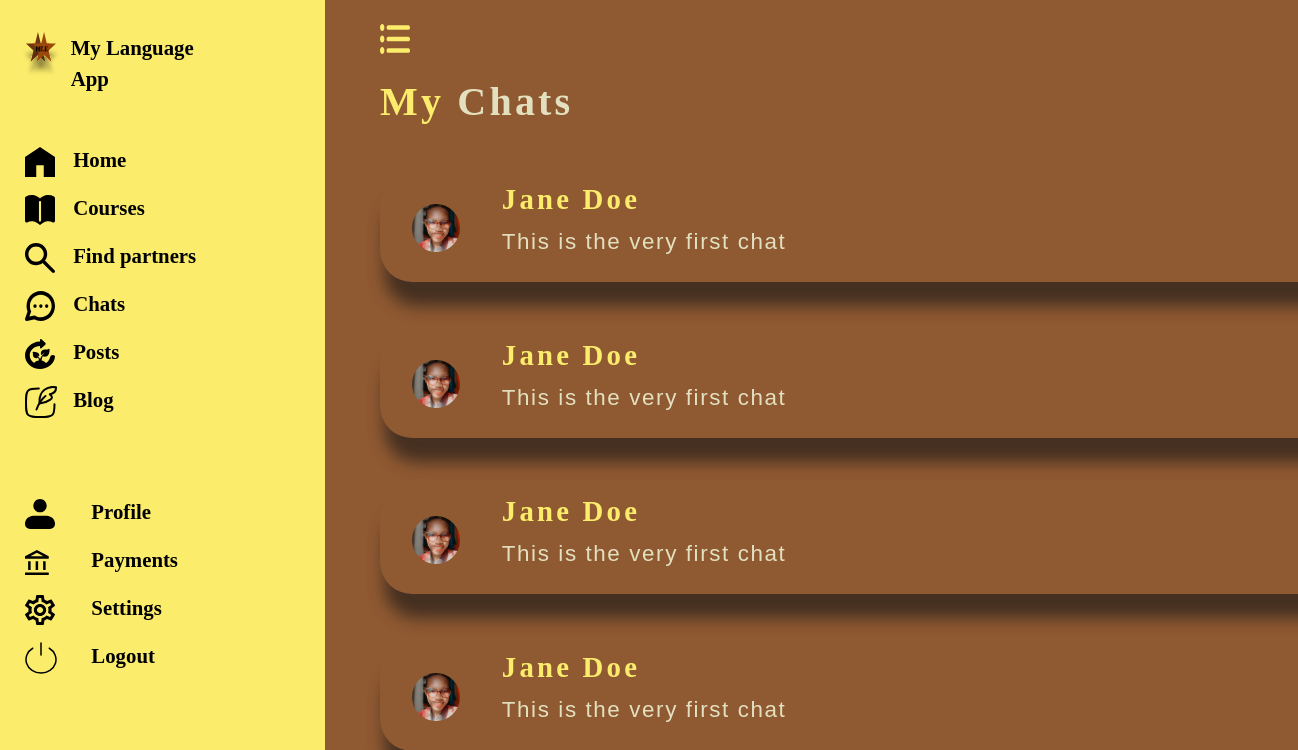
The app's page /chats/ (signed in), older data.
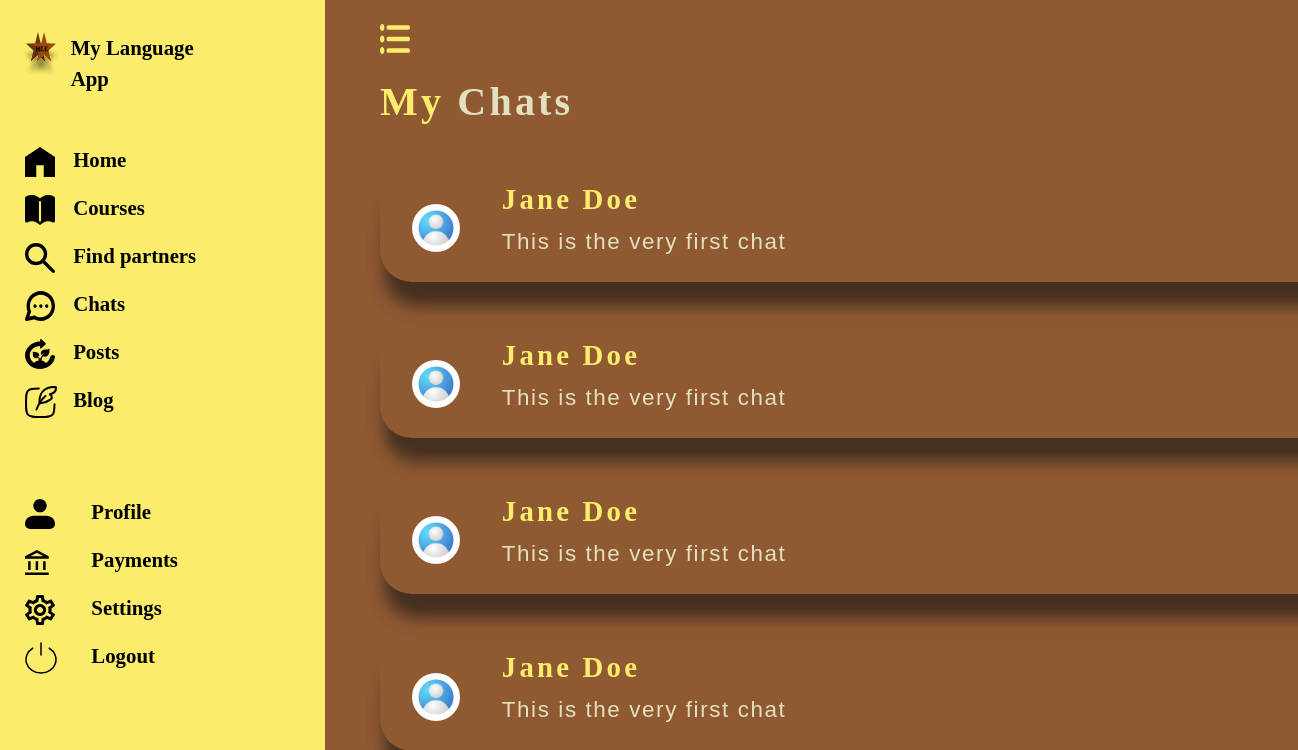
The same page, newer data.
### lang_app/models.py (models this page shows, shortened)
class MyUser(AbstractUser):
    email = models.EmailField(unique=True)
    country=models.CharField(max_length=30)
    city = models.CharField(max_length=30, null=True, blank=True)
    device_info = models.CharField(max_length=30,null=True, blank=True)
    display_name=CharField(unique=True, max_length=255, blank=True, null=True)
    phone_number = models.CharField(unique=True, max_length=255, blank=True, null=True)
    profile_picture = models.ImageField(upload_to='profile_pictures', blank=True, null=True)
    slug = AutoSlugField(populate_from=user_slug_populate, unique=True, always_update=False, editable=False, max_length=255)
    objects = CustomUserManager()
    USERNAME_FIELD = 'email'
    REQUIRED_FIELDS = ['username']

### lang_app/views.py (the view)
# urls.py: path('chats/', views.chats, name='chats'),
@login_required
def chats(request):
    return render(request, 'chats.html')

### lang_app/templates/chats.html
{% extends 'dashboard-base.html' %}
{% load static %}
{% block content %}
      <h2 class="mb-5"><span class="a-link">My</span> Chats</h2>
    {% for _ in '1234' %}
    <a href="">
    <div class="update-photo align-items-center mb-5 single-chat">
        <div class="col-md-1">
            {% if user.profile_picture %}
                 <img src="{{ user.profile_picture.url }}" alt="photo" class="img-fluid display-pic">
            {% else %}
                 <img src="{% static 'images/dp.jpg' %}" alt="photo" class="img-fluid display-pic">
            {% endif %}
        </div>
        <div class="col-md-6">
            <h3 class="a-link">Jane Doe</h3>
            <p class="">This is the very first chat</p>
        </div>
    </div>
    </a>
    {% empty %}
        <p>You do not have any chat</p>
    {% endfor %}
{% endblock %}

Row changes from the older to the newer data that the page shows:
no longer on this page (row edited): MyUser: profile_picture (picture)
